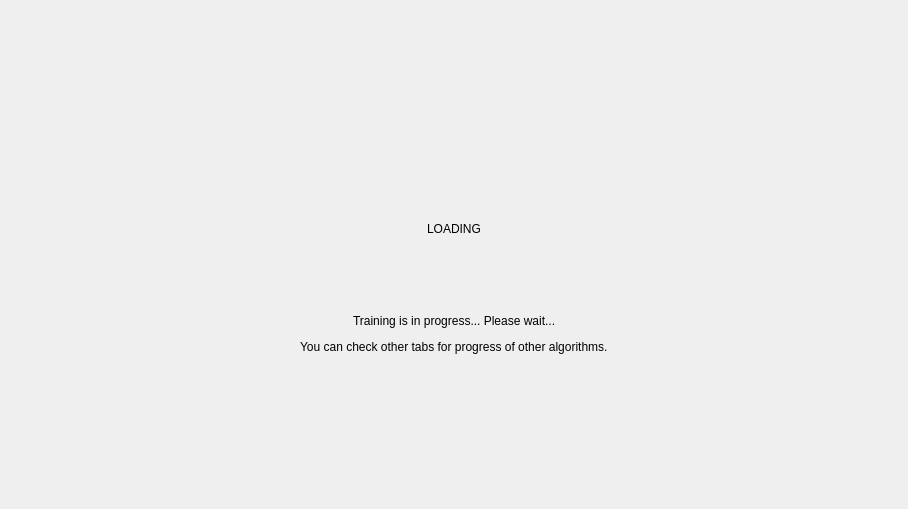
<?xml version="1.0" encoding="UTF-8"?>
<ui version="4.0">
 <class>Form</class>
 <widget class="QWidget" name="Form">
  <property name="geometry">
   <rect>
    <x>0</x>
    <y>0</y>
    <width>908</width>
    <height>509</height>
   </rect>
  </property>
  <property name="windowTitle">
   <string>Form</string>
  </property>
  <layout class="QGridLayout" name="gridLayout_2">
   <property name="leftMargin">
    <number>0</number>
   </property>
   <property name="topMargin">
    <number>0</number>
   </property>
   <property name="rightMargin">
    <number>0</number>
   </property>
   <property name="bottomMargin">
    <number>0</number>
   </property>
   <item row="0" column="0">
    <layout class="QVBoxLayout" name="verticalLayout">
     <item>
      <spacer name="verticalSpacer">
       <property name="orientation">
        <enum>Qt::Vertical</enum>
       </property>
       <property name="sizeHint" stdset="0">
        <size>
         <width>20</width>
         <height>40</height>
        </size>
       </property>
      </spacer>
     </item>
     <item>
      <layout class="QHBoxLayout" name="horizontalLayout">
       <item>
        <spacer name="horizontalSpacer">
         <property name="orientation">
          <enum>Qt::Horizontal</enum>
         </property>
         <property name="sizeHint" stdset="0">
          <size>
           <width>40</width>
           <height>20</height>
          </size>
         </property>
        </spacer>
       </item>
       <item>
        <widget class="QLabel" name="loadingIconLabel">
         <property name="sizePolicy">
          <sizepolicy hsizetype="Preferred" vsizetype="Expanding">
           <horstretch>0</horstretch>
           <verstretch>0</verstretch>
          </sizepolicy>
         </property>
         <property name="text">
          <string>LOADING</string>
         </property>
         <property name="alignment">
          <set>Qt::AlignJustify|Qt::AlignVCenter</set>
         </property>
        </widget>
       </item>
       <item>
        <spacer name="horizontalSpacer_2">
         <property name="orientation">
          <enum>Qt::Horizontal</enum>
         </property>
         <property name="sizeHint" stdset="0">
          <size>
           <width>40</width>
           <height>20</height>
          </size>
         </property>
        </spacer>
       </item>
      </layout>
     </item>
     <item>
      <layout class="QHBoxLayout" name="horizontalLayout_2">
       <item>
        <spacer name="horizontalSpacer_3">
         <property name="orientation">
          <enum>Qt::Horizontal</enum>
         </property>
         <property name="sizeHint" stdset="0">
          <size>
           <width>40</width>
           <height>20</height>
          </size>
         </property>
        </spacer>
       </item>
       <item>
        <widget class="QLabel" name="label_2">
         <property name="text">
          <string>Training is in progress... Please wait...</string>
         </property>
         <property name="alignment">
          <set>Qt::AlignJustify|Qt::AlignVCenter</set>
         </property>
        </widget>
       </item>
       <item>
        <spacer name="horizontalSpacer_4">
         <property name="orientation">
          <enum>Qt::Horizontal</enum>
         </property>
         <property name="sizeHint" stdset="0">
          <size>
           <width>40</width>
           <height>20</height>
          </size>
         </property>
        </spacer>
       </item>
      </layout>
     </item>
     <item>
      <layout class="QHBoxLayout" name="horizontalLayout_3">
       <item>
        <spacer name="horizontalSpacer_5">
         <property name="orientation">
          <enum>Qt::Horizontal</enum>
         </property>
         <property name="sizeHint" stdset="0">
          <size>
           <width>40</width>
           <height>20</height>
          </size>
         </property>
        </spacer>
       </item>
       <item>
        <widget class="QLabel" name="label">
         <property name="text">
          <string>You can check other tabs for progress of other algorithms.</string>
         </property>
        </widget>
       </item>
       <item>
        <spacer name="horizontalSpacer_6">
         <property name="orientation">
          <enum>Qt::Horizontal</enum>
         </property>
         <property name="sizeHint" stdset="0">
          <size>
           <width>40</width>
           <height>20</height>
          </size>
         </property>
        </spacer>
       </item>
      </layout>
     </item>
     <item>
      <spacer name="verticalSpacer_2">
       <property name="orientation">
        <enum>Qt::Vertical</enum>
       </property>
       <property name="sizeHint" stdset="0">
        <size>
         <width>20</width>
         <height>40</height>
        </size>
       </property>
      </spacer>
     </item>
    </layout>
   </item>
  </layout>
 </widget>
 <connections/>
</ui>
